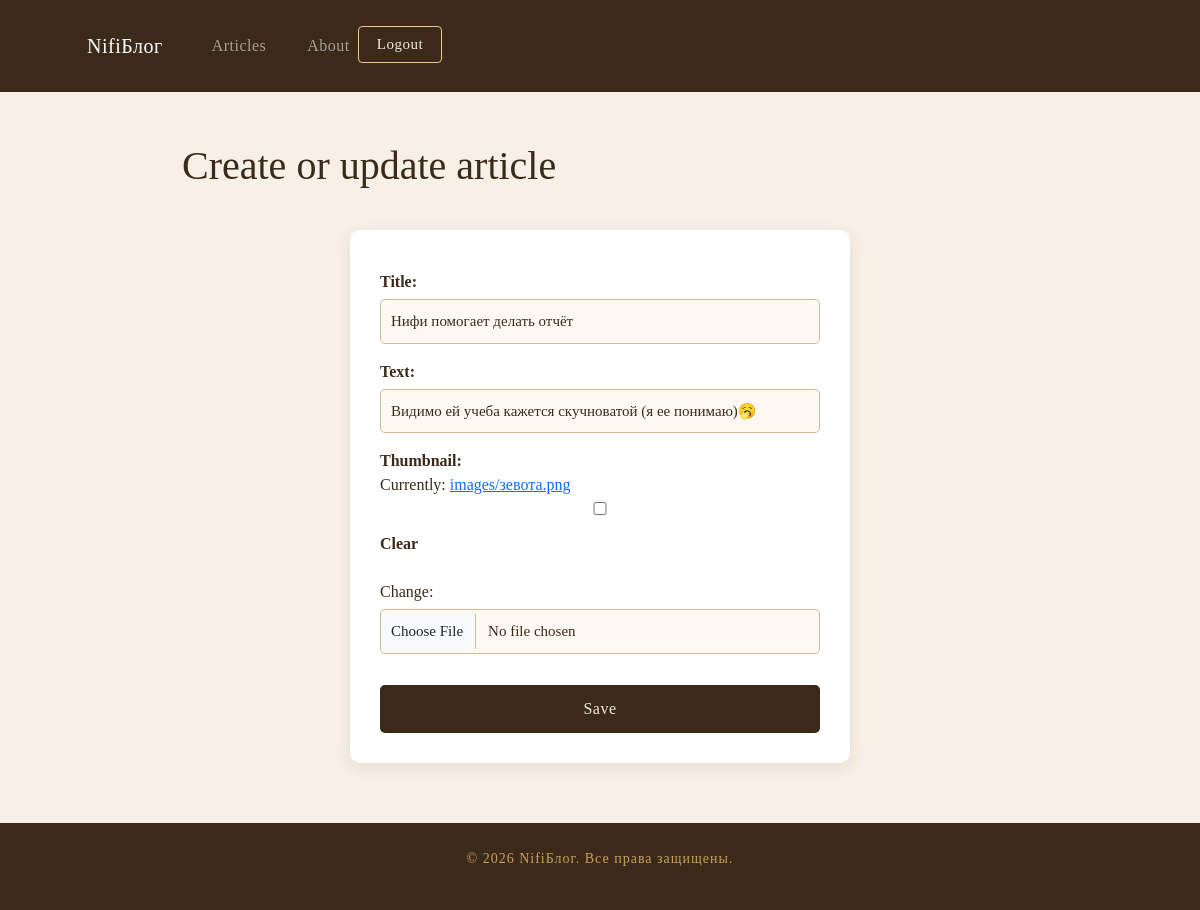
/articles/update/nifi-pomogaet-delat-otchet/ (signed in), run on the app's committed database.
### articles/models.py (models this page shows, shortened)
class Article(models.Model):
    title = models.CharField(max_length=200)
    slug = models.SlugField()
    body = models.TextField()
    date = models.DateTimeField(auto_now_add=True)
    thumbnail = models.ImageField(upload_to='images/', blank=True, default='images/default.jpg')
    author = models.ForeignKey(User, default=None, null=True, on_delete=models.CASCADE)

### articles/views.py (the view)
# urls.py: path('update/<slug:slug>/', views.article_update, name='update'),
@login_required(login_url='accounts:login')
def article_update(request, slug):
    article = Article.objects.get(slug=slug)
    if request.user.id == article.author.id:
        if request.method == 'POST':
            form = forms.ArticleForm(request.POST, request.FILES, instance=article)
            if form.is_valid():
                instance = form.save(commit=False)
                instance.author = request.user
                instance.save()
                return redirect(to='articles:article_detail', slug=article.slug)
        else:
            form = forms.ArticleForm(instance=article)
        return render(request, template_name='articles/article_form.html', context={'form': form})
    return HttpResponse(content='401 Unauthorized', status=401)

### articles/forms.py
class ArticleForm(forms.ModelForm):
    class Meta:
        model = models.Article
        fields = ['title', 'body', 'thumbnail']
        labels = {
            "title": "Title",
            "body": "Text",
            "thumbnail": "Thumbnail"
        }
        widgets = {
            "title": forms.TextInput(attrs={'placeholder': 'Write article title', 'class': 'form-control mb-3'}),
            "body": forms.TextInput(attrs={'placeholder': 'Write article text', 'class': 'form-control mb-3'}),
            "thumbnail": forms.ClearableFileInput(attrs={'class': 'form-control mb-3'}),
        }

### articles/templates/articles/article_form.html (shortened to what this page needs)
{% extends "base_layout.html" %}
{% load static %}
{% block content %}
<div class="container mt-4">
    <h1>Create or update article</h1>
    <form class="form" method="post" enctype="multipart/form-data">
        {{ form }}
        <button type="submit" class="btn btn-primary">Save</button>
    </form>
</div>
{% endblock content %}

### static/css/style.css (style rules this page uses)
* { margin: 0; padding: 0; box-sizing: border-box; }
body { font-family: 'Georgia', serif; background-color: #f7f0e6; color: #3b2a1a; }
.form { max-width: 420px; margin: 50px auto; background: #fffdf8; padding: 35px; border-radius: 10px; box-shadow: 0 4px 15px rgba(80, 50, 20, 0.1); }
.form input { width: 100%; padding: 10px; border: 1px solid #d4b896; border-radius: 5px; margin-top: 5px; box-sizing: border-box; background-color: #fdf8f2; color: #3b2a1a; font-size: 15px; }
.form button { background-color: #3b2a1a; color: #f2e8d9; padding: 12px 20px; border: none; border-radius: 5px; cursor: pointer; margin-top: 15px; width: 100%; font-size: 16px; letter-spacing: 0.5px; }
.form { max-width: 500px; margin: 40px auto; background: white; padding: 30px; border-radius: 10px; box-shadow: 0 4px 15px rgba(80, 50, 20, 0.1); }
.form input, .form textarea, .form select { width: 100%; padding: 10px; border: 1px solid #d4b896; border-radius: 5px; margin-top: 5px; box-sizing: border-box; background-color: #fdf8f2; color: #3b2a1a; font-size: 15px; font-family: Georgia, serif; }
.form label { color: #3b2a1a; font-weight: bold; margin-top: 10px; display: block; }
.form button { background-color: #3b2a1a; color: #f2e8d9; padding: 12px 20px; border: none; border-radius: 5px; cursor: pointer; margin-top: 15px; width: 100%; font-size: 16px; }

### data on the page
Article: title "Нифи помогает делать отчёт", body "Видимо ей учеба кажется скучноватой (я ее понимаю)🥱"
